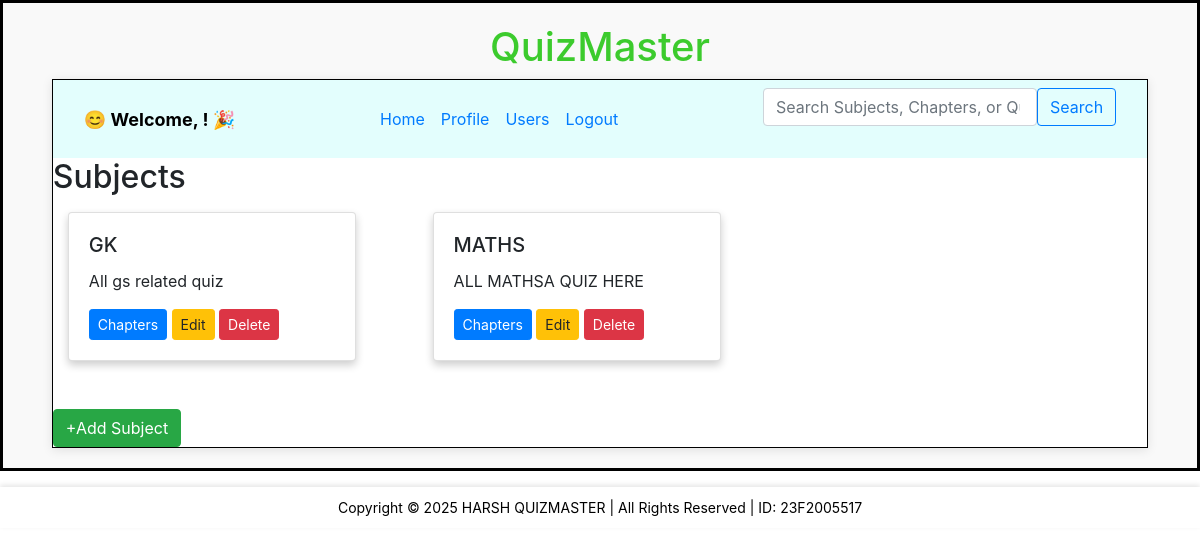
The page /admin on the database its author committed.
### backend/models.py (models this page shows)
class Subject(db.Model):
    __tablename__ = "subject"
    id = db.Column(db.Integer, primary_key=True,autoincrement=True)
    name = db.Column(db.String, nullable=False)
    description = db.Column(db.Text, nullable=False)
    chapters = db.relationship("Chapter", cascade="all,delete", backref="subject", lazy=True)

### backend/controllers.py (the view)
@app.route("/admin")
def admin_dashboard():
    subjects = Subject.query.all()
    return render_template("admin_dashboard.html", subjects=subjects)

### templates/admin_dashboard.html
{% extends "admin_layout.html" %}
{% block content %}
<h2>Subjects</h2>
<div class="container mt-3">
    {% if subjects %}
        <div class="row">
            {% for subject in subjects %}
            <div class="col-md-4 mb-4">
                <div class="card" style="width: 18rem; box-shadow: 0 4px 8px rgba(0, 0, 0, 0.2); transition: 0.3s;">
                    <div class="card-body">
                        <h5 class="card-title">{{ subject.name }}</h5>
                        <p class="card-text">{{ subject.description }}</p>
                        <a href="/chapters/{{ subject.id }}" class="btn btn-primary btn-sm">Chapters</a>
                        <a href="/edit_subject/{{ subject.id }}" class="btn btn-warning btn-sm">Edit</a>
                        <a href="/delete_subject/{{ subject.id }}" class="btn btn-danger btn-sm">Delete</a>
                    </div>
                </div>
            </div>
            {% endfor %}
        </div>
    {% else %}
        <p>No subjects available. Add a new subject!</p>
    {% endif %}
</div>
<div class="mt-4">
    <a href="/subject" class="btn btn-success">+Add Subject</a>
</div>
{% endblock %}

### static/styles/main.css (style rules this page uses)
* { margin: 0px; }
.card { border-radius: 10px; box-shadow: 0px 2px 8px rgba(0,0,0,0.1); }
.card-body { padding: 15px; }

### rows shown on the page
Subject: name "GK", description "All gs related quiz"
Subject: name "MATHS", description "ALL MATHSA QUIZ HERE"
